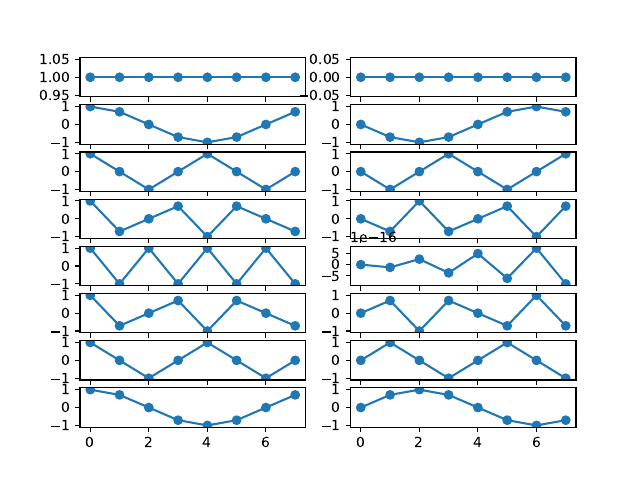

The script that saved this image:
import matplotlib.pyplot as plt
import numpy as np

from src.lib import fourier

N = 8
F = fourier.matrix(N)

fig, ax = plt.subplots(N, 2)
for idx in range(N):
    ax[idx, 0].plot(F[idx].real, marker="o")
    ax[idx, 1].plot(F[idx].imag, marker="o")

assert np.allclose(N * np.identity(N), F @ F.conj())

plt.savefig("src/03/01.pdf", format="pdf")
plt.show()
